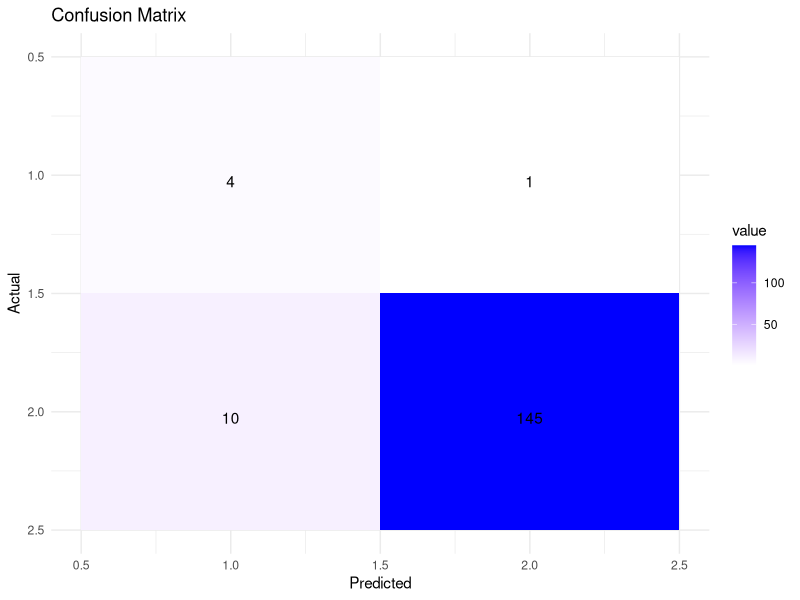
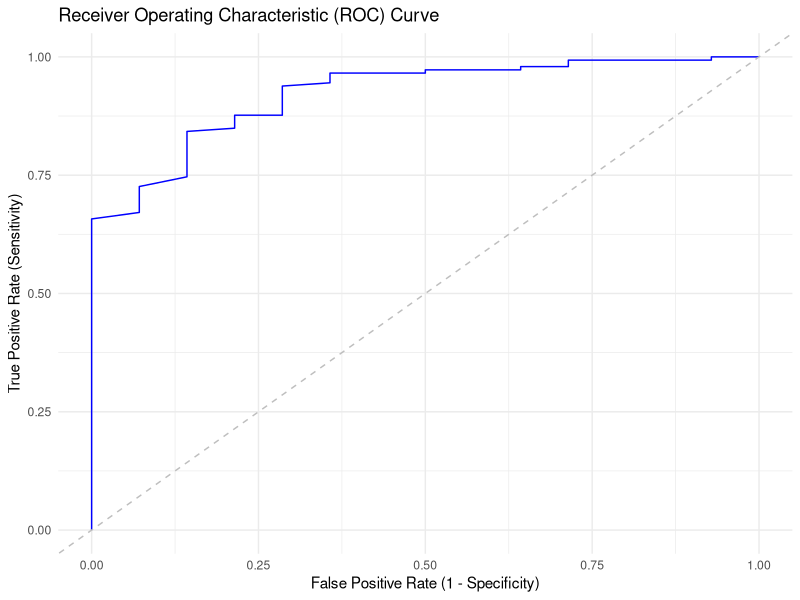

R code for these plots, in order:
## ---- chunk 1
library(dplyr)
library(caret)
library(glmnet)
library(tidyverse)
library(pheatmap)
library(ggplot2)
library(ROCR)
library(reshape2)
## ---- chunk 2
# loading the dataframe into 'cohort'
cohort <- read.csv("../data/eicu_cohort.csv")

# convert outcome to a categorical type
cohort <- cohort %>% 
          mutate(actualhospitalmortality_enc = ifelse(actualhospitalmortality == "EXPIRED", 0, 1),
                 actualhospitalmortality_enc = as.factor(actualhospitalmortality_enc))

# Define features and outcome
features <- "apachescore"
outcome <- "actualhospitalmortality_enc"

# create ID column
cohort$id <- 1:nrow(cohort)

# Split the data into training and testing sets
set.seed(42)  # Set random seed for reproducibility

train_index <- createDataPartition(cohort[[outcome]], p = 0.7, list = FALSE)

x_train <- cohort[train_index, features]
y_train <- cohort[train_index, outcome]
x_test <- cohort[-train_index, features]
y_test <- cohort[-train_index, outcome]

# creating test and train dataframe
train_df <- cohort[train_index, ]
test_df <- cohort[-train_index, ]


# train model
model <- glm(actualhospitalmortality_enc ~ apachescore , data = train_df, family = "binomial")

# generate predictions
y_hat_test_proba <- predict(model, newdata = test_df, type = "response")

# convert probabilities to binary class labels
y_hat_test_class <- ifelse(y_hat_test_proba >= 0.5, 1, 0)

#creating test data class vector
y_test_class <- test_df$actualhospitalmortality_enc
## ---- chunk 3
probs <- y_hat_test_proba[1:15]
rounded_probs <- round(probs, 2)
print(rounded_probs)
## ---- chunk 4
print(y_hat_test_class[1:15])
## ---- chunk 5
print(y_test_class[1:15])
## ---- chunk 6
# converting y_hat_class and y_test_class in factors
y_hat_test_class <- factor(y_hat_test_class)
y_test_class <- factor(y_test_class)

# Calculating the confusion matrix
confusion <- confusionMatrix(y_hat_test_class, y_test_class)

# Getting the class names
class_names <- levels(confusion$actualhospitalmortality)

# Representation of the confusion matrix
cm <- confusion$table
dimnames(cm) <- list(Actual = class_names, Predicted = class_names)

# Melting the confusion matrix
cm_melted <- melt(cm)

# Heatmap
heatmap <- ggplot(data = cm_melted, aes(x = Predicted, y = Actual)) +
  geom_tile(aes(fill = value)) +
  geom_text(aes(label = sprintf("%d", value)), vjust = 1) +
  labs(title = "Confusion Matrix", x = "Predicted", y = "Actual") +
  scale_fill_gradient(low = "white", high = "blue") +
  scale_y_reverse() +
  theme_minimal()
## ---- chunk 7
print(cm)
## ---- chunk 8
print(heatmap)
## ---- chunk 9
accuracy <- sum(y_hat_test_class == y_test_class) / length(y_test_class)
print(paste("Accuracy (model) =", round(accuracy, 2)))
## ---- chunk 10
ones <- rep(1, length(y_test_class))
acc <- sum(y_hat_test_class == ones) / length(y_test_class)
print(paste("Accuracy (ones) =", round(acc, 2)))
## ---- chunk 11
# Load the required libraries
library(ggplot2)
library(ROCR)

# Create the prediction object
pred <- prediction(y_hat_test_proba, y_test_class)

# Calculate the true positive rate (sensitivity) and false positive rate
perf <- performance(pred, "tpr", "fpr")

# Extract the data for plotting
roc_data <- data.frame(
  FPR = unlist(perf@x.values),
  TPR = unlist(perf@y.values)
)

# Plot the ROC curve using ggplot2
ggplot(roc_data, aes(x = FPR, y = TPR)) +
  geom_path(color = "blue") +
  geom_abline(slope = 1, intercept = 0, linetype = "dashed", color = "gray") +
  labs(title = "Receiver Operating Characteristic (ROC) Curve",
       x = "False Positive Rate (1 - Specificity)",
       y = "True Positive Rate (Sensitivity)") +
  theme_minimal()
